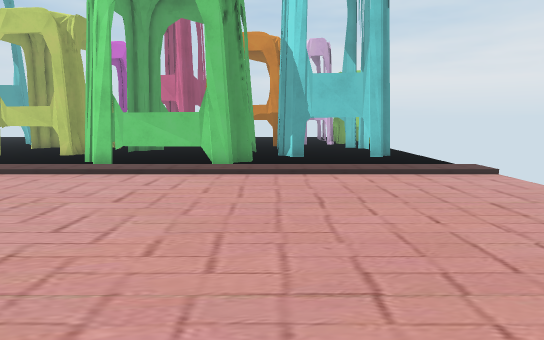
View 1 (above)

24 first-person views from a walk through a 3-D level made in the Unity game engine. The camera is 1.3 m above the floor, tilts 8° down and sees 75° across. The floor is counted in squares, 1 m on a side. Each view is taken from the middle of a square. On the plan, view 1 faces up. The plan holds only what a view shows up to about 15 squares ahead; the rest is blank. The place goes on beyond the plan. The player character is not drawn.

View 2
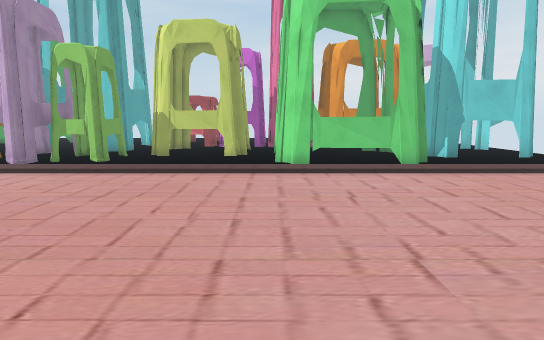

View 3
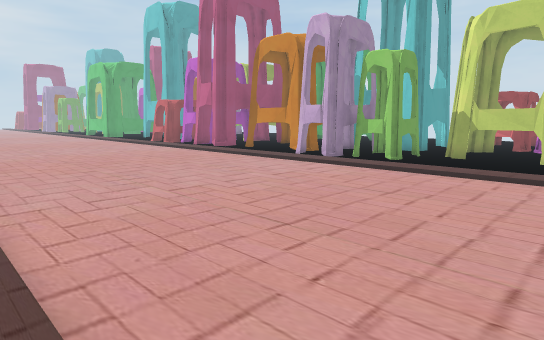

View 4
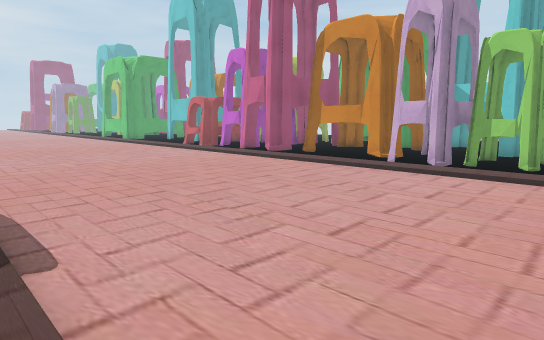

View 5
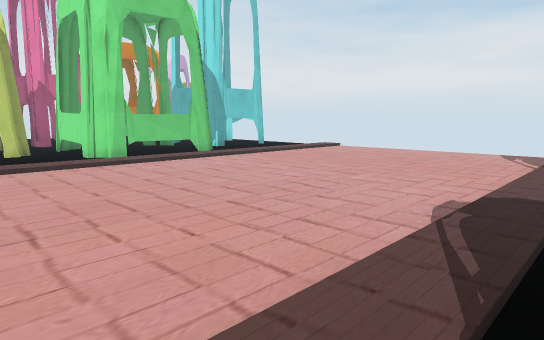

View 6
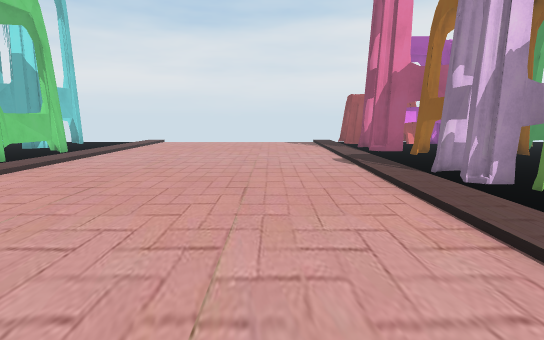

View 7
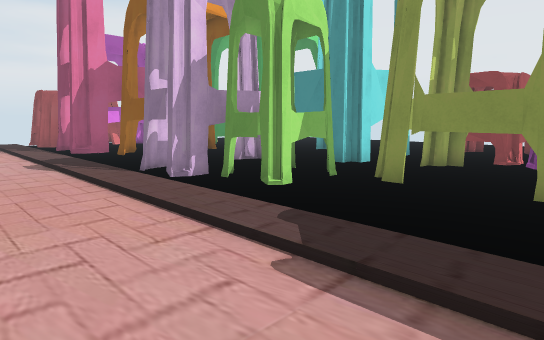

View 8
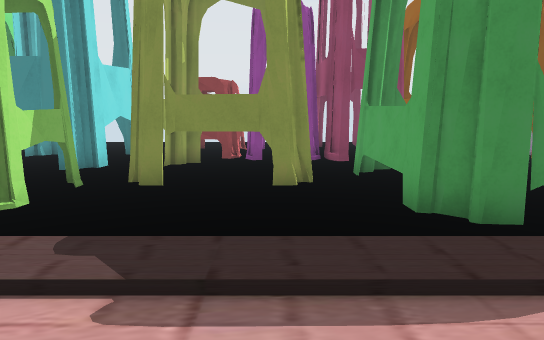

View 9
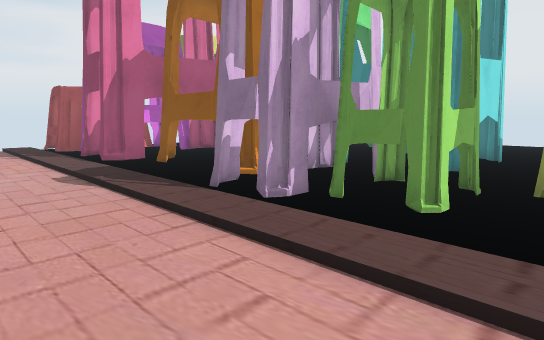

View 10
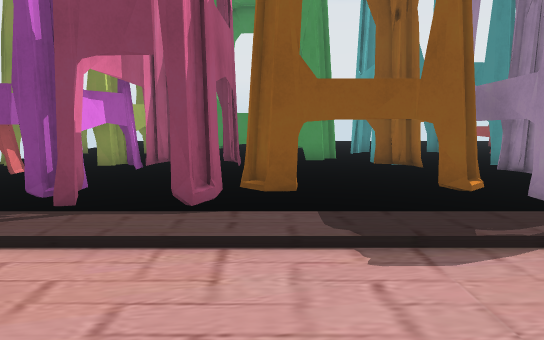

View 11
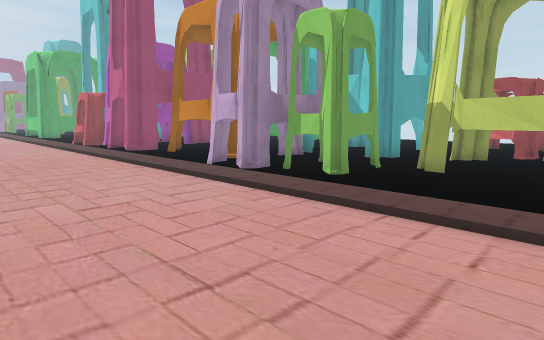

View 12
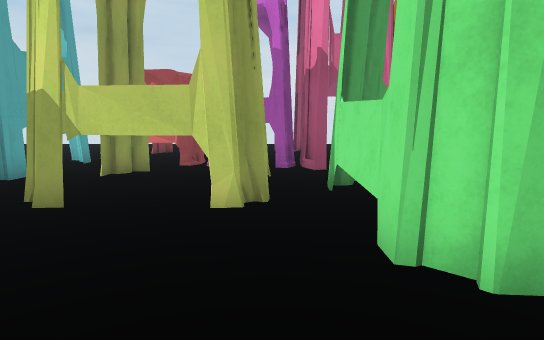

View 13
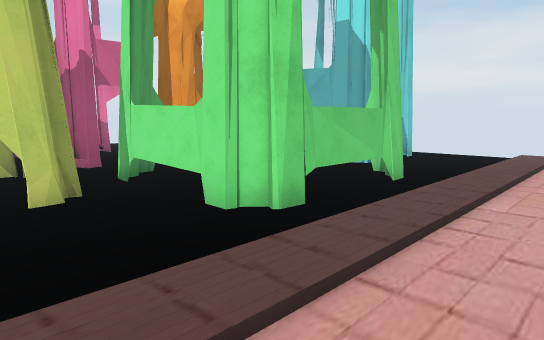

View 14
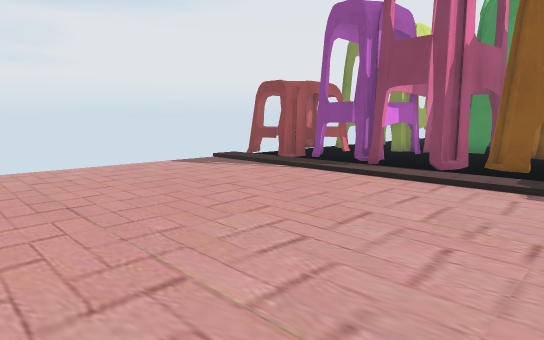

View 15
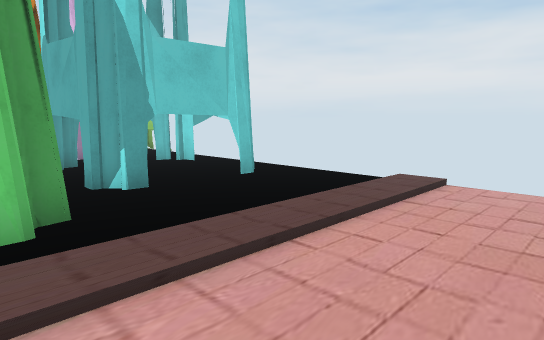

View 16
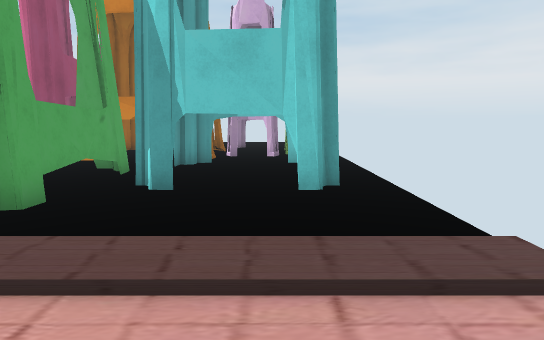

View 17
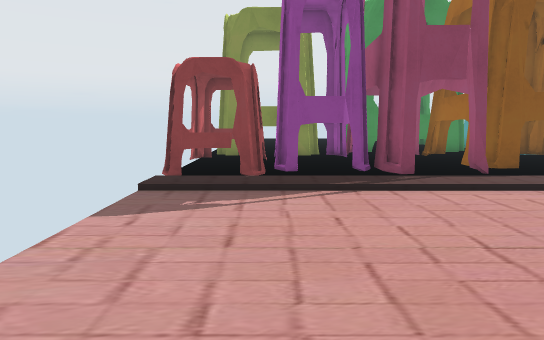

View 18
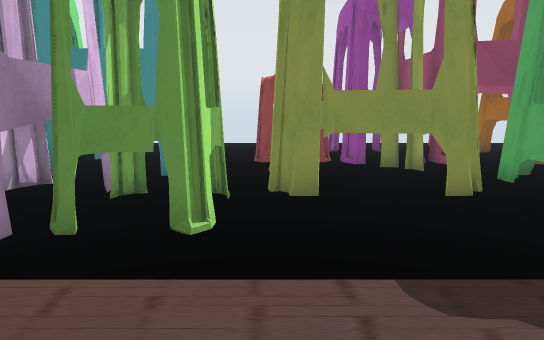

View 19
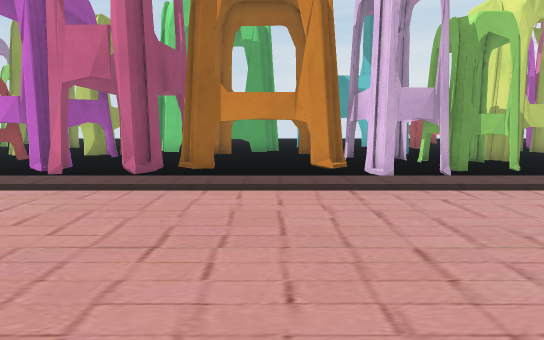

View 20
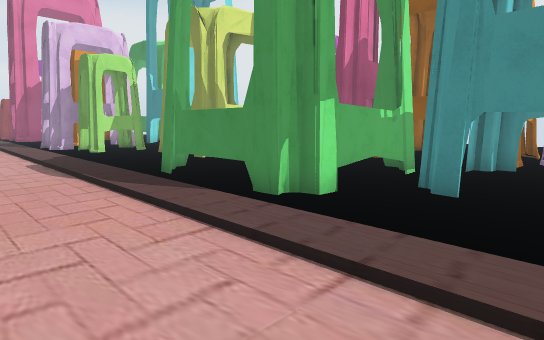

View 21
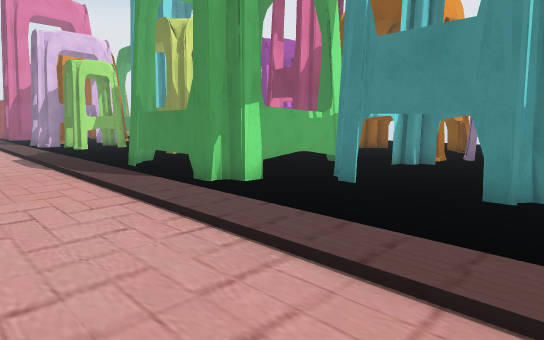

View 22
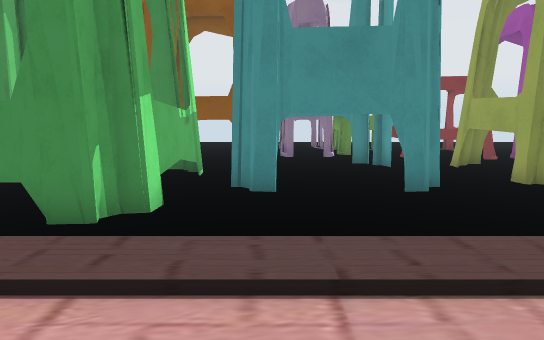

View 23
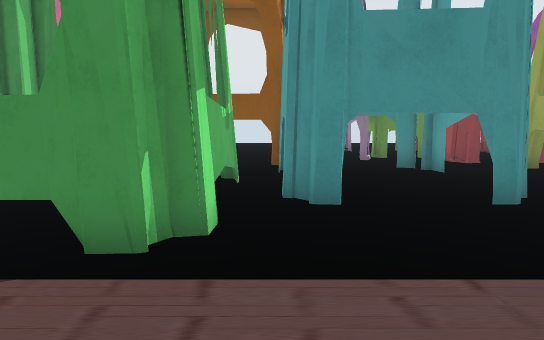

View 24
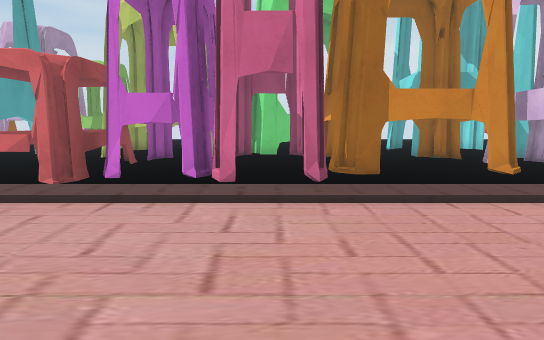

### Floor plan
Key: @ floor where view 1 was taken; # wall or solid block; x gap in a wall; . floor; = window, fence, low wall or low ledge; T thing the floor can be seen under or through.
Columns run from 29 left of view 1 to 6 right of it. Each row starts with its distance up from view 1.
 22                   ##  .# #.
 21                   x.  ## ##   ..
 20                ..  .#  . .    #.
 19                ##. .#  ...    T####
 18                 #. TT ##.     T....
 17      ########   #..T ###x ####TTTT.
 16  ## ##......#####.T   #......#T..T.
 15  .#####.### T.....T   ###  ##.=..T.
 14 .#####...#   T....TTT###    #.=..T.
 13 .#.###...#   TTTTT.....#    #.TTTT.
 12 .x.###...#  TT.TTT.....#    #......
 11   #####.##TTT..TTT.....######......
 10  ##...#.#.....TT...................
  9   .................................
  8    ................................
  7     ...............................
  6     ...............................
  5     ...............................
  4    ................................
  3   .................................
  2  ..................................
  1   .................................
  0  ............................@.....
 -1  ..................................
 -2   ..................TT.....#.#...##=
 -3  ......######.....TxTT....T#.######
 -4 .......T    #.....T.T TTTTT...#
 -5 ..TTTTTT    #.###.TxT T...T...#
 -6 ..    TT    ### ##..TTT...##..#
 -7 ..T   TTT  ###   #.....########
 -8 ..TTTTT......#  ##.TTTT#......#
 -9 .....TTTT #.#####..#...########
-10 #..###... ...#####.#...
-11 ######...#...  #.#.#####       ###
-12    ####  # ..  #.x......
-13  ### ....#   ###  ..
-14    # ...        ##..
-15                  ...

Where each view was taken, in squares from view 1:
view 1: 0 up, 0 right, facing up
view 2: 1 down, 6 left, facing up
view 3: 1 down, 6 left, facing up-left
view 4: 1 down, 10 left, facing up-left
view 5: 2 down, 10 left, facing up-right
view 6: 2 up, 16 left, facing right
view 7: 2 up, 16 left, facing down-right
view 8: 2 up, 15 left, facing down
view 9: 2 up, 13 left, facing down-right
view 10: 3 up, 3 left, facing down
view 11: 4 up, 7 left, facing up-left
view 12: 8 up, 7 left, facing up
view 13: 7 up, 9 left, facing up-right
view 14: 7 up, 5 left, facing down-right
view 15: 6 up, 2 left, facing up-right
view 16: 6 up, 3 right, facing up
view 17: 6 up, 3 right, facing down
view 18: 1 up, 12 left, facing down
view 19: 2 up, 18 left, facing up
view 20: 2 up, 26 left, facing down-right
view 21: 2 up, 28 left, facing down-right
view 22: 2 up, 24 left, facing down
view 23: 1 up, 23 left, facing down
view 24: 3 up, 22 left, facing up
